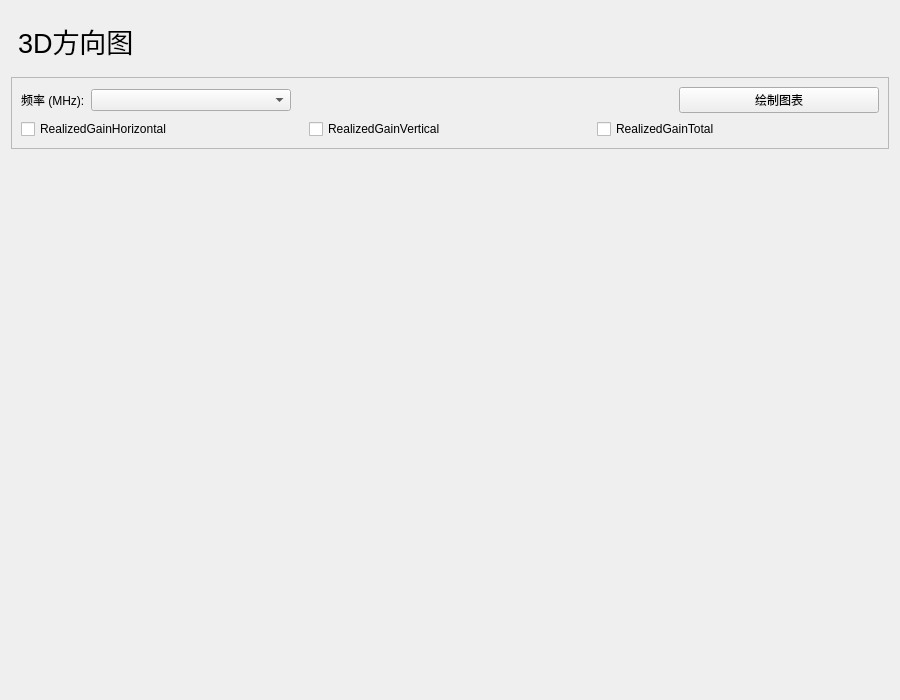
<?xml version="1.0" encoding="UTF-8"?>
<ui version="4.0">
 <class>Analysis3DPatternInterface</class>
 <widget class="QWidget" name="Analysis3DPatternInterface">
  <property name="geometry">
   <rect>
    <x>0</x>
    <y>0</y>
    <width>900</width>
    <height>700</height>
   </rect>
  </property>
  <property name="windowTitle">
   <string>Form</string>
  </property>
  <property name="styleSheet">
   <string notr="true">#HomeInterface {
    background-color: transparent;
}
#titleLabel {
    margin-top: 10px;
	margin-bottom: 10px;
}</string>
  </property>
  <layout class="QVBoxLayout" name="verticalLayout">
   <item>
    <widget class="SubtitleLabel" name="titleLabel">
     <property name="sizePolicy">
      <sizepolicy hsizetype="Preferred" vsizetype="Fixed">
       <horstretch>0</horstretch>
       <verstretch>0</verstretch>
      </sizepolicy>
     </property>
     <property name="font">
      <font>
       <pointsize>20</pointsize>
      </font>
     </property>
     <property name="text">
      <string>3D方向图</string>
     </property>
    </widget>
   </item>
   <item>
    <widget class="CardWidget" name="controlCard">
     <property name="sizePolicy">
      <sizepolicy hsizetype="Preferred" vsizetype="Fixed">
       <horstretch>0</horstretch>
       <verstretch>0</verstretch>
      </sizepolicy>
     </property>
     <property name="minimumSize">
      <size>
       <width>0</width>
       <height>0</height>
      </size>
     </property>
     <property name="frameShape">
      <enum>QFrame::Shape::StyledPanel</enum>
     </property>
     <property name="frameShadow">
      <enum>QFrame::Shadow::Raised</enum>
     </property>
     <layout class="QHBoxLayout" name="horizontalLayout">
      <item>
       <layout class="QVBoxLayout" name="verticalLayout_3">
        <item>
         <layout class="QHBoxLayout" name="horizontalLayout_2">
          <item>
           <widget class="BodyLabel" name="freqLable">
            <property name="maximumSize">
             <size>
              <width>200</width>
              <height>16777215</height>
             </size>
            </property>
            <property name="text">
             <string>频率 (MHz):</string>
            </property>
           </widget>
          </item>
          <item>
           <widget class="ComboBox" name="freqComboBox">
            <property name="sizePolicy">
             <sizepolicy hsizetype="Expanding" vsizetype="Fixed">
              <horstretch>0</horstretch>
              <verstretch>0</verstretch>
             </sizepolicy>
            </property>
            <property name="maximumSize">
             <size>
              <width>200</width>
              <height>16777215</height>
             </size>
            </property>
           </widget>
          </item>
          <item>
           <spacer name="horizontalSpacer_2">
            <property name="orientation">
             <enum>Qt::Orientation::Horizontal</enum>
            </property>
            <property name="sizeType">
             <enum>QSizePolicy::Policy::Expanding</enum>
            </property>
            <property name="sizeHint" stdset="0">
             <size>
              <width>1</width>
              <height>20</height>
             </size>
            </property>
           </spacer>
          </item>
          <item>
           <widget class="PrimaryPushButton" name="plotButton">
            <property name="sizePolicy">
             <sizepolicy hsizetype="Expanding" vsizetype="Fixed">
              <horstretch>0</horstretch>
              <verstretch>0</verstretch>
             </sizepolicy>
            </property>
            <property name="maximumSize">
             <size>
              <width>200</width>
              <height>16777215</height>
             </size>
            </property>
            <property name="text">
             <string>绘制图表</string>
            </property>
           </widget>
          </item>
         </layout>
        </item>
        <item>
         <layout class="QHBoxLayout" name="horizontalLayout_3">
          <item>
           <widget class="CheckBox" name="checkBoxHori">
            <property name="text">
             <string>RealizedGainHorizontal</string>
            </property>
           </widget>
          </item>
          <item>
           <widget class="CheckBox" name="checkBoxVert">
            <property name="text">
             <string>RealizedGainVertical</string>
            </property>
           </widget>
          </item>
          <item>
           <widget class="CheckBox" name="checkBoxTotal">
            <property name="text">
             <string>RealizedGainTotal</string>
            </property>
           </widget>
          </item>
         </layout>
        </item>
       </layout>
      </item>
     </layout>
    </widget>
   </item>
   <item>
    <widget class="QWidget" name="chartContainer" native="true">
     <property name="minimumSize">
      <size>
       <width>0</width>
       <height>200</height>
      </size>
     </property>
    </widget>
   </item>
   <item>
    <spacer name="verticalSpacer_2">
     <property name="orientation">
      <enum>Qt::Orientation::Vertical</enum>
     </property>
     <property name="sizeType">
      <enum>QSizePolicy::Policy::Maximum</enum>
     </property>
     <property name="sizeHint" stdset="0">
      <size>
       <width>20</width>
       <height>10</height>
      </size>
     </property>
    </spacer>
   </item>
  </layout>
 </widget>
 <customwidgets>
  <customwidget>
   <class>SubtitleLabel</class>
   <extends>QLabel</extends>
   <header>qfluentwidgets</header>
  </customwidget>
  <customwidget>
   <class>CardWidget</class>
   <extends>QFrame</extends>
   <header>qfluentwidgets</header>
   <container>1</container>
  </customwidget>
  <customwidget>
   <class>PrimaryPushButton</class>
   <extends>QPushButton</extends>
   <header>qfluentwidgets</header>
  </customwidget>
  <customwidget>
   <class>ComboBox</class>
   <extends>QComboBox</extends>
   <header>qfluentwidgets</header>
  </customwidget>
  <customwidget>
   <class>BodyLabel</class>
   <extends>QLabel</extends>
   <header>qfluentwidgets</header>
  </customwidget>
  <customwidget>
   <class>CheckBox</class>
   <extends>QCheckBox</extends>
   <header>qfluentwidgets</header>
  </customwidget>
 </customwidgets>
 <resources/>
 <connections/>
</ui>
